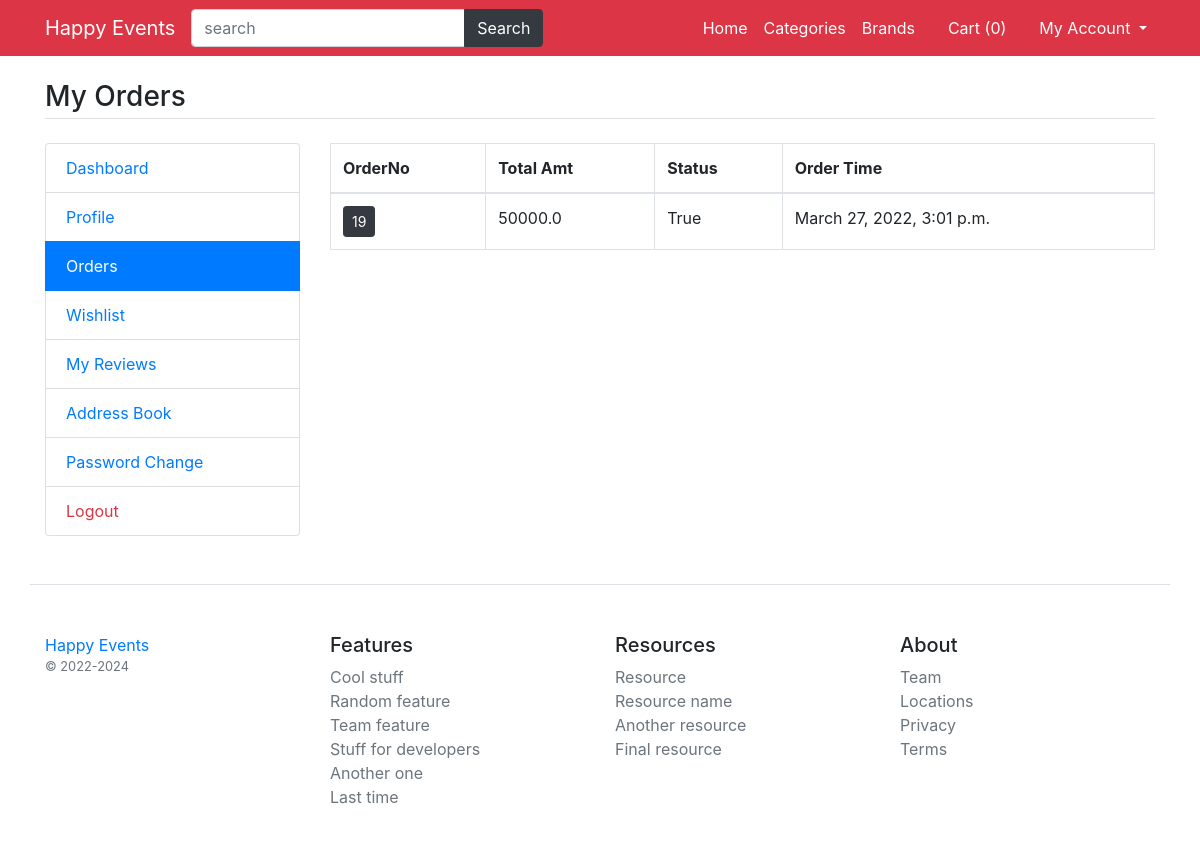
Screenshot of /my-orders (signed in) with the database file from the repository.
### main/models.py (models this page shows)
class CartOrder(models.Model):
    user=models.ForeignKey(User,on_delete=models.CASCADE)
    total_amt=models.FloatField()
    paid_status=models.BooleanField(default=False)
    order_dt=models.DateTimeField(auto_now_add=True)
    order_status=models.CharField(choices=status_choice,default='process',max_length=150)
    class Meta:
        verbose_name_plural='8. Orders'

### main/views.py (the view)
# urls.py: path('my-orders',views.my_orders, name='my_orders'),
def my_orders(request):
	orders=CartOrder.objects.filter(user=request.user).order_by('-id')
	return render(request, 'user/orders.html',{'orders':orders})

### main/template_context.py (called while the page is built)
def get_filters(request):
	cats=Product.objects.distinct().values('category__title','category__id')
	brands=Product.objects.distinct().values('brand__title','brand__id')
	colors=ProductAttribute.objects.distinct().values('color__title','color__id','color__color_code')
	sizes=ProductAttribute.objects.distinct().values('size__title','size__id')
	minMaxPrice=ProductAttribute.objects.aggregate(Min('price'),Max('price'))
	data={
		'cats':cats,
		'brands':brands,
		'colors':colors,
		'sizes':sizes,
		'minMaxPrice':minMaxPrice,
	}
	return data

### main/templates/user/orders.html
{% extends 'base.html' %}
{% load static %}
{% block content %}
<main class="container my-4">
	<h3 class="my-4 border-bottom pb-1">My Orders</h3>
	<div class="row">
		<div class="col-md-3">
			{% include 'user/user-sidebar.html' %}
		</div>
		<div class="col-md-9">
			<div class="table-responsive">
				<table class="table-bordered table">
					<thead>
						<tr>
							<th>OrderNo</th>
							<th>Total Amt</th>
							<th>Status</th>
							<th>Order Time</th>
						</tr>
					</thead>
					<tbody>
						{% for order in orders %}
						<tr>
							<td><a href="{% url 'my_order_items' order.id %}" class="btn btn-sm btn-dark">{{order.id}}</a></td>
							<td>{{order.total_amt}}</td>
							<td>{{order.paid_status}}</td>
							<td>{{order.order_dt}}</td>
						</tr>
						{% endfor %}
					</tbody>
				</table>
			</div>
		</div>
	</div>
</main>
{% endblock %}

### rows the page displays
CartOrder: id "19", total_amt "50000.0", paid_status "True", order_dt "March 27, 2022, 3:01 p.m."

### other values shown
{{ request.session.cartdata|length }} "0"
